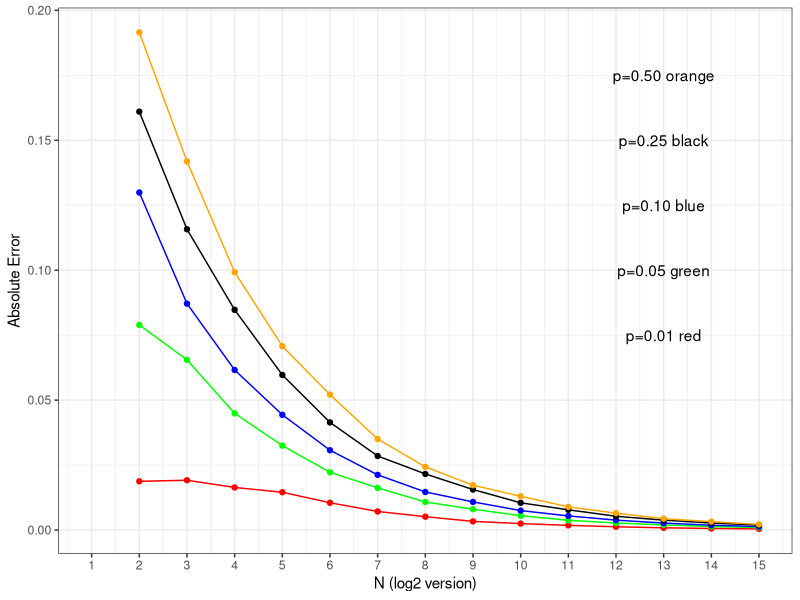
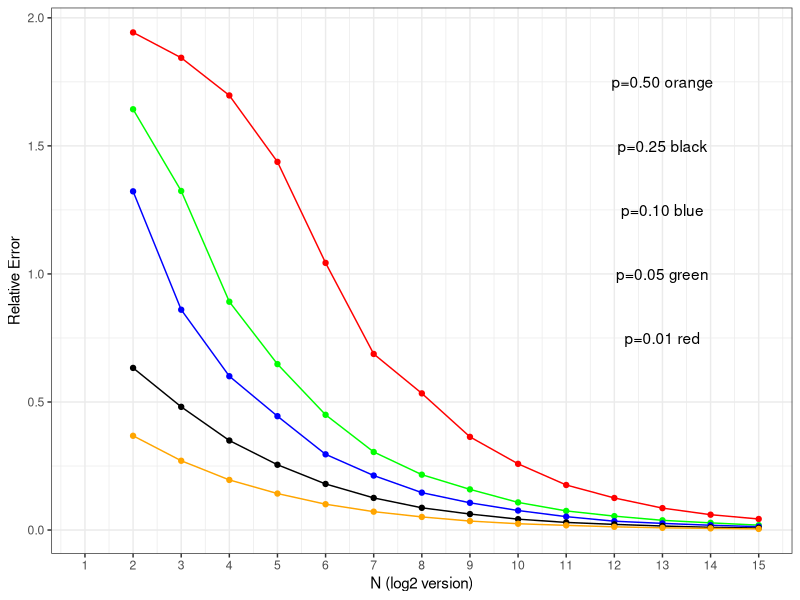

Source code (R) for these figures, in order:
## ---- chunk 1
require(magrittr) 
## ---- chunk 2
#Prob
p <- c(0.01, 0.05, 0.10, 0.25, 0.50)
#Replicates
R_log <- 2:15


abs_error <- rep(NA,1000)
p_abs_error <- rep(NA, 14)

abs_error_df <- data.frame("Exponential" = R_log)

for(i in 1:5){
  p1 = p [i]
  for(j in 1:14){
    R = 2^R_log[j]
    for(k in seq_along(abs_error)){
      p_hat <- rbinom(1, R, p1)/R
      abs_error[k] <- abs(p1 - p_hat)
    }
    p_abs_error[j] = mean(abs_error)
  }
  abs_error_df <- cbind(abs_error_df, p = p_abs_error)
}
colnames(abs_error_df) <- c("Exponential", "p1", "p2", "p3", "p4", "p5")
head(abs_error_df)

## ---- chunk 3
library(ggplot2)
library(scales)
ggplot(abs_error_df, aes(x = Exponential))+
  geom_line(aes(y = p1), colour = "red")+
  geom_line(aes(y = p2), colour = "green")+
  geom_line(aes(y = p3), colour = "blue")+
  geom_line(aes(y = p4), colour = "black")+
  geom_line(aes(y = p5), colour = "orange")+
  
  geom_point(aes(y = p1), colour = "red")+
  geom_point(aes(y = p2), colour = "green")+
  geom_point(aes(y = p3), colour = "blue")+
  geom_point(aes(y = p4), colour = "black")+
  geom_point(aes(y = p5), colour = "orange")+
  
  annotate('text', x=13, y=0.075, label='p=0.01 red')+
  annotate('text', x=13, y=0.1, label='p=0.05 green')+
  annotate('text', x=13, y=0.125, label='p=0.10 blue')+
  annotate('text', x=13, y=0.15, label='p=0.25 black')+
  annotate('text', x=13, y=0.175, label='p=0.50 orange')+
  
  theme_bw()+
  
  scale_x_continuous(name="N (log2 version)", 1:15,limits=c(1, 15)) +
 
  ylab("Absolute Error")
## ---- chunk 4
p <- c(0.01, 0.05, 0.10, 0.25, 0.50)
R_log <- 2:15


rel_error <- rep(NA,1000)
p_rel_error <- rep(NA, 14)

rel_error_df <- data.frame("Exponential" = R_log)

for(i in 1:5){
  p1 = p [i]
  for(j in 1:14){
    R = 2^R_log[j]
    for(k in seq_along(rel_error)){
      p_hat <- rbinom(1, R, p1)/R
      rel_error[k] <- abs(p1 - p_hat)/p1
    }
    p_rel_error[j] = mean(rel_error)
  }
  rel_error_df <- cbind(rel_error_df, p = p_rel_error)
}
colnames(rel_error_df) <- c("Exponential", "p1", "p2", "p3", "p4", "p5")
head(rel_error_df)

## ---- chunk 5
library(ggplot2)
library(scales)
ggplot(rel_error_df, aes(x = Exponential))+
  geom_line(aes(y = p1), colour = "red")+
  geom_line(aes(y = p2), colour = "green")+
  geom_line(aes(y = p3), colour = "blue")+
  geom_line(aes(y = p4), colour = "black")+
  geom_line(aes(y = p5), colour = "orange")+
  
  geom_point(aes(y = p1), colour = "red")+
  geom_point(aes(y = p2), colour = "green")+
  geom_point(aes(y = p3), colour = "blue")+
  geom_point(aes(y = p4), colour = "black")+
  geom_point(aes(y = p5), colour = "orange")+
  
  annotate('text', x=13, y=0.75, label='p=0.01 red')+
  annotate('text', x=13, y=1, label='p=0.05 green')+
  annotate('text', x=13, y=1.25, label='p=0.10 blue')+
  annotate('text', x=13, y=1.5, label='p=0.25 black')+
  annotate('text', x=13, y=1.75, label='p=0.50 orange')+
  
  theme_bw()+
  
  scale_x_continuous(name="N (log2 version)", 1:15,limits=c(1, 15)) +
 
  ylab("Relative Error")
